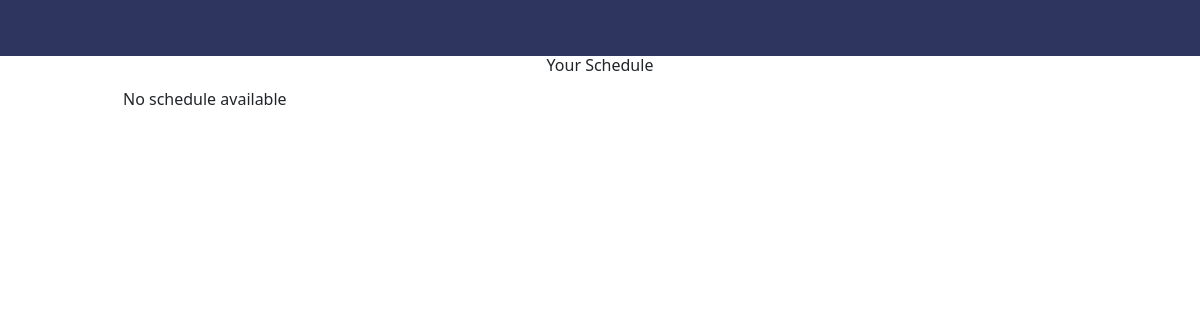
The page / (signed in) on the database as committed earlier.
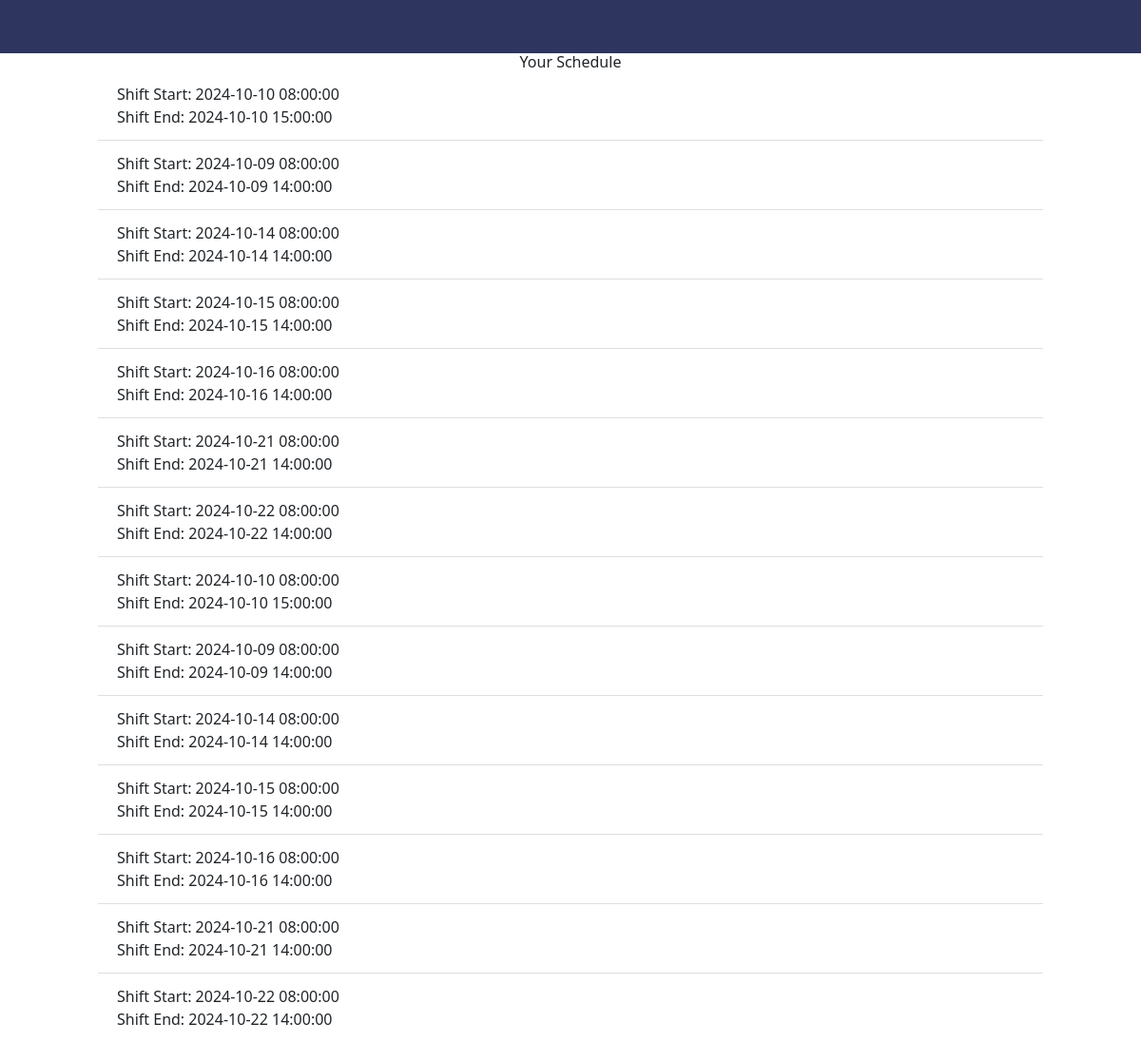
The same page on the database as committed later.
### website/models.py (models this page shows)
class Schedule(db.Model):
    id = db.Column(db.Integer, primary_key=True)
    employee_id = db.Column(db.Integer, db.ForeignKey('user.id')) # Employee associated with the schedule
    shift_start = db.Column(db.DateTime)
    shift_end = db.Column(db.DateTime)
    created_by = db.Column(db.Integer, db.ForeignKey('user.id')) # User who created the schedule

### website/views.py (the view)
@views.route('/', methods=['GET', 'POST'])
@login_required
def home():
    if current_user.is_authenticated and current_user.is_admin:
        return redirect(url_for('admin.admin_panel'))
    user_schedules = Schedule.query.filter_by(employee_id=current_user.id).all()
    return render_template("home.html", user=current_user, schedules=user_schedules)

### website/__init__.py (called while the page is built)
def create_app():
    app = Flask(__name__)
    app.config['SECRET_KEY'] = os.getenv('SECRET_KEY')
    app.config['SQLALCHEMY_DATABASE_URI'] = f'sqlite:///{DB_NAME}'
    db.init_app(app)
    migrate.init_app(app, db)
    from .admin import admin
    from .auth import auth
    from .views import views
    app.register_blueprint(views, url_prefix='/')
    app.register_blueprint(admin, url_prefix='/admin')
    app.register_blueprint(auth, url_prefix='/auth')
    from .models import User, Schedule, VacationHours
    with app.app_context():
        db.create_all()
    login_manager = LoginManager()
    login_manager.login_view = 'auth.login'
    login_manager.init_app(app)
    @login_manager.user_loader
    def load_user(id):
        return User.query.get(int(id))
    @app.before_request
    def before_request():
        g.user = current_user
    create_database(app)
    return app

### website/templates/home.html (shortened to what this page needs)
{% extends "base.html" %}
{% block content %}
<h1 align="center">Your Schedule</h1>
<ul class="list-group list-group-flush" id="schedules">
    {% if schedules %}
        {% for schedule in schedules %}
            <li class="list-group-item">
                Shift Start: {{ schedule.shift_start }}<br>
                Shift End: {{ schedule.shift_end }}
            </li>
        {% endfor %}
    {% else %}
        <li class="list-group-item">No schedule available</li>
    {% endif %}
</ul>
{% endblock %}

### website/templates/base.html (shortened to what this page needs)
<!DOCTYPE html>
<html>
    <head>
        <link
        rel="stylesheet"
        href="https://stackpath.bootstrapcdn.com/bootstrap/4.4.1/css/bootstrap.min.css"
      />
      <link
        rel="stylesheet"
        href="https://stackpath.bootstrapcdn.com/font-awesome/4.7.0/css/font-awesome.min.css"
      />
      <link href="{{ url_for('static', filename='output.css') }}" rel="stylesheet">
      <link href="https://cdn.jsdelivr.net/npm/tailwindcss@2.2.19/dist/tailwind.min.css" rel="stylesheet">
    </head>
    <body style="background-color: #ffffff;">
        <nav class="navbar navbar-expand-lg" style="background-color: #2e355f;">
        </nav>
        <div class="container">
        {% block content%}
        {% endblock%}
        </div>
    </body>
</html>

Rows that differ between the two databases and show on the page:
added Schedule: shift_start "2024-10-10 08:00:00", shift_end "2024-10-10 15:00:00"
added Schedule: shift_start "2024-10-09 08:00:00", shift_end "2024-10-09 14:00:00"
added Schedule: shift_start "2024-10-14 08:00:00", shift_end "2024-10-14 14:00:00"
added Schedule: shift_start "2024-10-15 08:00:00", shift_end "2024-10-15 14:00:00"
added Schedule: shift_start "2024-10-16 08:00:00", shift_end "2024-10-16 14:00:00"
added Schedule: shift_start "2024-10-21 08:00:00", shift_end "2024-10-21 14:00:00"
added Schedule: shift_start "2024-10-22 08:00:00", shift_end "2024-10-22 14:00:00"
added Schedule: shift_start "2024-10-10 08:00:00", shift_end "2024-10-10 15:00:00"
added Schedule: shift_start "2024-10-09 08:00:00", shift_end "2024-10-09 14:00:00"
added Schedule: shift_start "2024-10-14 08:00:00", shift_end "2024-10-14 14:00:00"
added Schedule: shift_start "2024-10-15 08:00:00", shift_end "2024-10-15 14:00:00"
added Schedule: shift_start "2024-10-16 08:00:00", shift_end "2024-10-16 14:00:00"
added Schedule: shift_start "2024-10-21 08:00:00", shift_end "2024-10-21 14:00:00"
added Schedule: shift_start "2024-10-22 08:00:00", shift_end "2024-10-22 14:00:00"
Other text that changed with them:
text no longer shown: "No schedule available"
